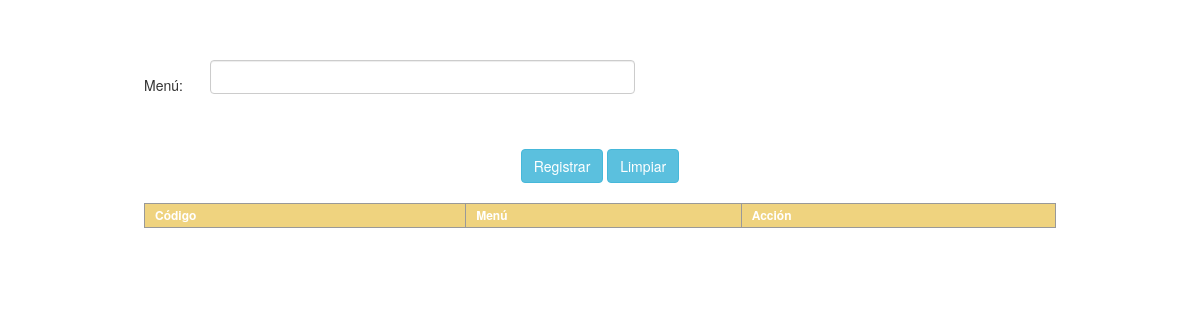
/vista/menu.php, run on an earlier commit of the app's database.
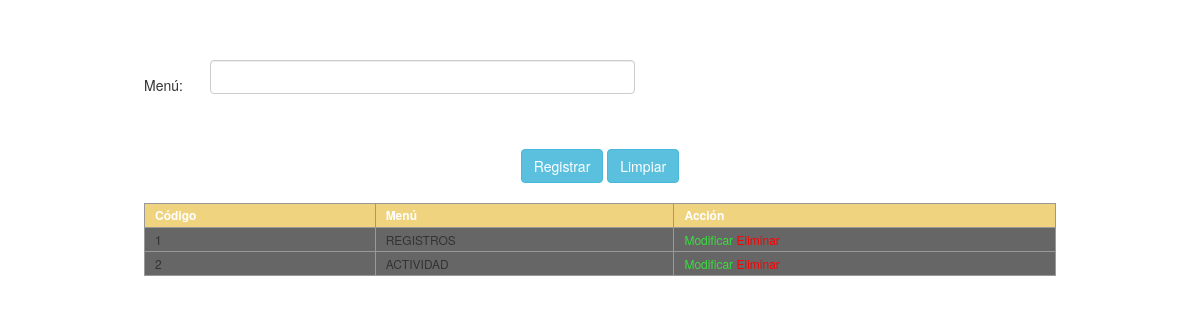
And on a later commit of the database.
### tables this page shows
CREATE TABLE `menu` (
  `id_menu` int(11) NOT NULL AUTO_INCREMENT,
  `menu` varchar(25) DEFAULT NULL,
  PRIMARY KEY (`id_menu`)
);

### modelo/Conexion.php (called while the page is built, shortened)
<?php
class Conexion
{
    private static $_server   = 'localhost';
    private static $_user     = 'root';
    private static $_password = '123456';
    protected $bd             = 'wushu';
    private function _abrir_conn() {
        $this->_conn = new mysqli(self::$_server, self::$_user, self::$_password, $this->bd);
        if ((int) $this->_conn->connect_errno == 0) {
            $this->_state_conn = TRUE;
            $this->_conn->set_charset('utf8');
            return $this->_conn;
        }
    }
    public function _query($sql) {
        if ($this->_state_conn === TRUE) {
            $resultado = $this->_conn->query($sql);
            if($resultado){
                return $resultado;
            }else{
                return FALSE;
            }
        }
    }
    public function RetornarRegistros($sql) {
        $result = $this->_query($sql);
        if ($this->_state_conn === TRUE) {
             $count = $result->num_rows;
            if($count > 0){
            while ($row =$result->fetch_array()) {
                $rows[] = $row;
            }
            return $rows;
            }else{
                return FALSE;
            }
        }
    }
}

### vista/menu.php (the view, shortened to what this page needs)
<?php
require_once '../modelo/Conexion.php';
$obj_conexion = new Conexion();
?>
<!DOCTYPE html>
<html>
    <head>
        <link href="../css/bootstrap.css" rel="stylesheet" media="screen"/>
        <link href="../css/estilos.css" rel="stylesheet" media="screen"/>
        <link href="../css/jquery.dataTables.css" rel="stylesheet" media="screen"/>
        <link href="../css/select2.css" rel="stylesheet" media="screen"/>
        <link href="../css/select2-bootstrap.css" rel="stylesheet" media="screen"/>
    </head>
    <body>
        <div style="margin-top: 5%;position: relative;display: block">
            <form id="frmmenu">
                <table width="912" border="0" align="center">
                    <tr>
                        <td width="66">Men&uacute;:</td>
                        <td width="425">
                            <div id="d_menu"  class="form-group">
                                <input type="text" style="background-color: #ffffff" class="form-control" id="menu" name="menu" value="" />
                            </div>
                        </td>
                        <td width="407" colspan="4">&nbsp;</td>
                    </tr>
                    <tr>
                        <td colspan="4">&nbsp;</td>
                    </tr>
                    <tr>
                        <td colspan="4">&nbsp;</td>
                    </tr>
                    <tr>
                        <td colspan="4" align="center">
                            <button type="button" id="ingresar" class="btn btn-info">Registrar</button>
                            <button type="button" id="limpiar" class="btn btn-info">Limpiar</button>
                        </td>
                    </tr>
                    <tr>
                        <td colspan="4" align="center">&nbsp;</td>
                    </tr>
                    <tr>
                        <td colspan="4" align="center">
                            <table border="0" id="tbl_menu" class="dataTable">
                                <thead>
                                    <tr>
                                        <th>C&oacute;digo</th>
                                        <th>Men&uacute;</th>
                                        <th>Acci&oacute;n</th>
                                    </tr>
                                </thead>
                                <tbody>
                                    <?php
                                    $sql                 = "SELECT  id_menu,  menu FROM menu";
                                    $resgistros          = $obj_conexion->RetornarRegistros($sql);
                                    $es_array = is_array($resgistros) ? TRUE : FALSE;
                                    if ($es_array == TRUE) {
                                        for ($i = 0; $i < count($resgistros); $i++) {
                                            ?>
                                            <tr>
                                                <td><?php echo $resgistros[$i]['id_menu'] ?></td>
                                                <td><?php echo $resgistros[$i]['menu'] ?></td>
                                                <td>
                                                    <span class="accion modificar">Modificar</span>
                                                    <span class="accion eliminar">Eliminar</span>
                                                </td>
                                            </tr>
                                            <?php
                                        }
                                    }
                                    ?>
                                </tbody>
                            </table>
                        </td>
                    </tr>
                    <tr>
                        <td colspan="4" align="center">&nbsp;</td>
                    </tr>
                </table>
            </form>
        </div>
    </body>
</html>

What changed in the data, as far as the page shows it:
added menu: id_menu "1", menu "REGISTROS"
added menu: id_menu "2", menu "ACTIVIDAD"
